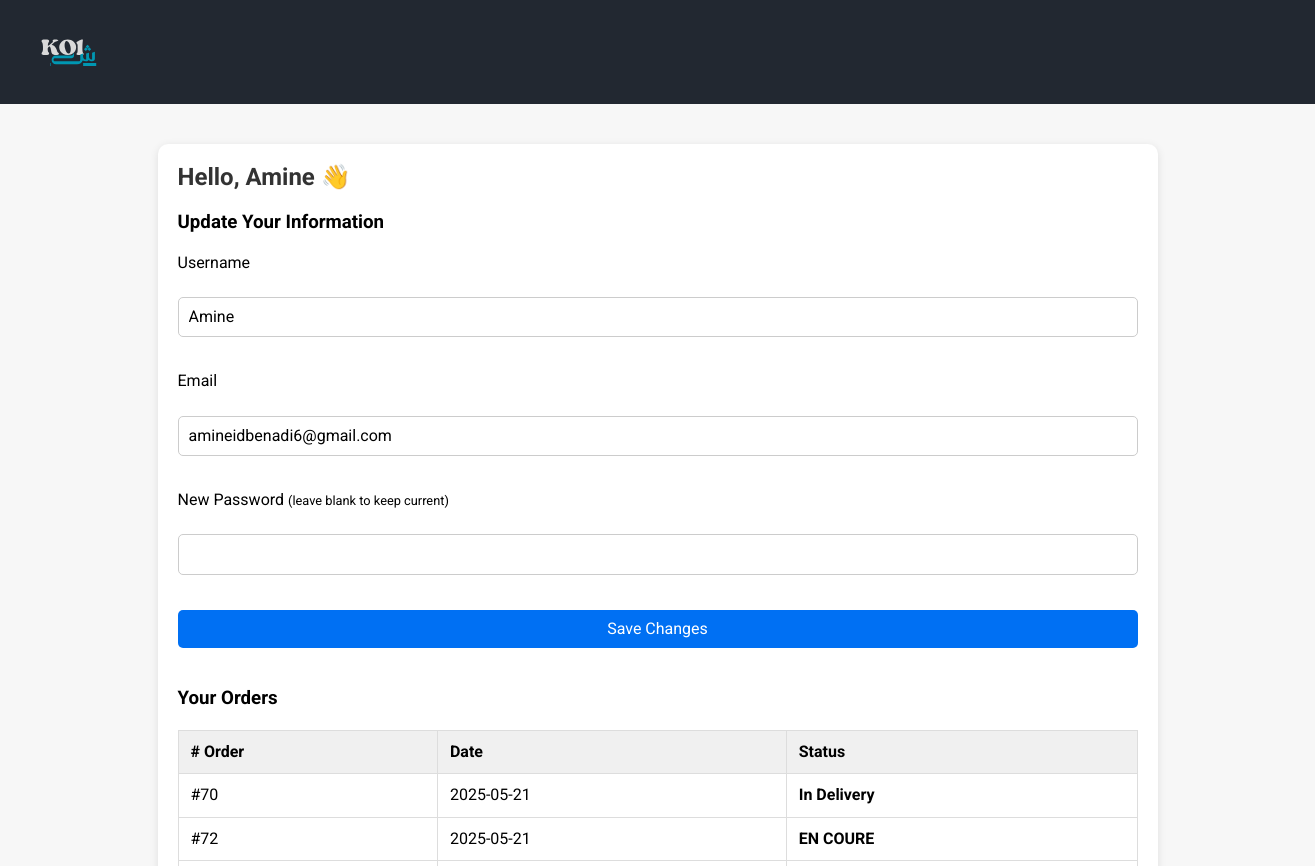
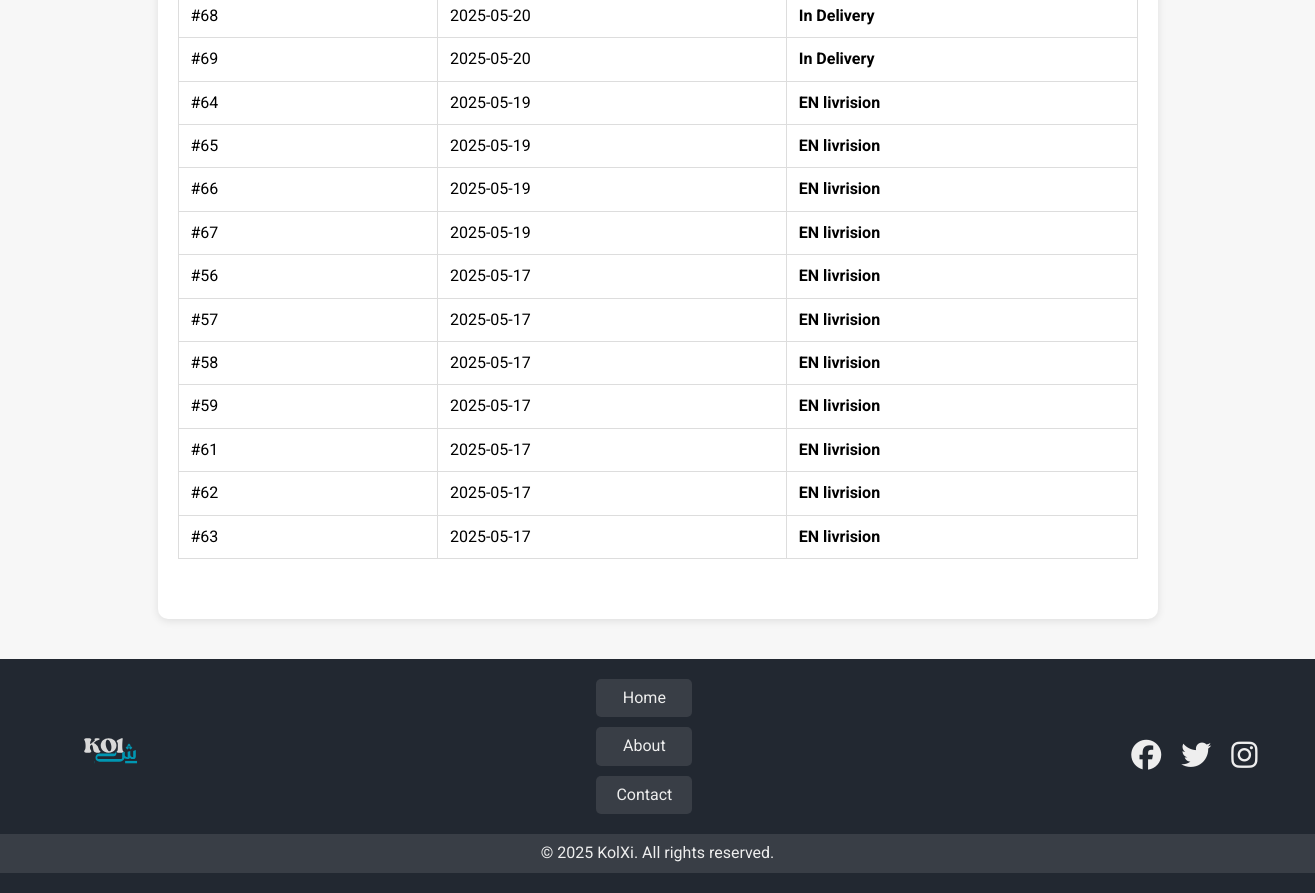
/profile.php (signed in), run on the app's committed database (2 pictures, top to bottom).
### tables this page shows
CREATE TABLE `client` (
  `ID` int NOT NULL,
  `Nom` varchar(100) DEFAULT NULL,
  `Email` varchar(100) NOT NULL,
  `Motdepass` varchar(255) NOT NULL,
  `Tel` varchar(20) DEFAULT NULL,
  `Ville` varchar(255) DEFAULT NULL,
  `Address` text,
  `Dateinsecription` date DEFAULT NULL
);

CREATE TABLE `commande` (
  `Num` int NOT NULL,
  `DateCommande` date NOT NULL,
  `IDClient` int NOT NULL,
  `Statut` varchar(50) NOT NULL,
  `AdresseLivraison` text
);

### profile.php (the view, shortened to what this page needs)
<?php
require_once('Connection.php');
$userId = $_SESSION['user_id'];
$user = mysqli_fetch_assoc(mysqli_query($conn, "SELECT * FROM client WHERE ID=$userId"));
$orders = mysqli_query($conn, "SELECT * FROM commande WHERE IDClient=$userId ORDER BY DateCommande DESC");
?>
<!DOCTYPE html>
<html lang="en">
<head>
    <link rel="stylesheet" href="css/normalized.css">
    <link rel="stylesheet" href="css/kolchi.css">
    <link rel="stylesheet" href="css/profile.css">
    <link rel="stylesheet" href="css/all.min.css">
</head>
<body>
<header class="header">
    <div class="container">
        <div class="logo">
            <a href="./index.php"><img src="./imgs/KOlش.svg" alt="logo" class="logo-img"></a>
        </div>
    </div>
</header>
<div class="profile-container">
    <h2>Hello, <?php echo htmlspecialchars($user['Nom']); ?> 👋</h2>
    <div class="profile-box">
        <h3>Update Your Information</h3>
        <form method="POST">
            <label>Username</label>
            <input type="text" name="username" value="<?php echo htmlspecialchars($user['Nom']); ?>" required>
            <label>Email</label>
            <input type="email" name="email" value="<?php echo htmlspecialchars($user['Email']); ?>" required>
            <label>New Password <small>(leave blank to keep current)</small></label>
            <input type="password" name="password">
            <button type="submit">Save Changes</button>
        </form>
    </div>
    <div class="orders">
        <h3>Your Orders</h3>
        <?php if (mysqli_num_rows($orders) > 0): ?>
            <table>
                <tr>
                    <th># Order</th>
                    <th>Date</th>
                    <th>Status</th>
                </tr>
                <?php while ($order = mysqli_fetch_assoc($orders)): ?>
                    <tr>
                        <td>#<?php echo $order['Num']; ?></td>
                        <td><?php echo $order['DateCommande']; ?></td>
                        <td class="status <?php echo $order['Statut']; ?>"><?php echo $order['Statut']; ?></td>
                    </tr>
                <?php endwhile; ?>
            </table>
        <?php else: ?>
            <p>No orders yet.</p>
        <?php endif; ?>
    </div>
</div>
    <footer class="footer">
        <div class="container">
            <div class="footer-content">
                <div class="footer-logo">
                    <img src="imgs/logo.svg" alt="logo" class="logo-img">
                </div>
                <div class="footer-links">
                    <ul>
                        <li><a href="./index.php">Home</a></li>
                        <li><a href="./about.php">About</a></li>
                        <li><a href="./contact.php">Contact</a></li>
                    </ul>
                </div>
                <div class="footer-socials">
                    <a href="#"><i class="fa-brands fa-facebook"></i></a>
                    <a href="#"><i class="fa-brands fa-twitter"></i></a>
                    <a href="#"><i class="fa-brands fa-instagram"></i></a>
                </div>
            </div>
        </div>
        <div class="footer-bottom">
            <p>&copy; 2025 KolXi. All rights reserved.</p>
        </div>
    </footer>
</body>
</html>

### css/kolchi.css (style rules this page uses)
* { margin: 0; padding: 0; box-sizing: border-box; }
:root { --mainColor:#222831; --secondColor:#393e46; --thirdColor:#00adb5; --fourthColor:#eeeeee; --mainPadding:15px; --mainBorderRadius:5px; }
body { font-family: "Roboto", sans-serif; }
@media (min-width: 576px) { .container { width:540px; } }
@media (min-width: 768px) { .container { width:750px; } }
@media (min-width: 992px) { .container { width:970px; } }
@media (min-width: 1200px) { .container { width:1300px; } }
a { text-decoration: none; }
ul { list-style: none; }
li { list-style: none; }
.container { padding-left: var(--mainPadding); padding-right: var(--mainPadding); margin: 0 auto; }
.header { padding: 5px; background-color: var(--mainColor); position: relative; }
.header .container { color: var(--fourthColor); display: flex; justify-content: space-between; align-items: center; text-align: center; position: relative; }
.logo { margin-right: 50px; }
.logo-img { width: 90px; height: 90px; }
@media (min-width: 768px) { .logo-img { width: 50px; height: 50px; } }
@media (min-width: 992px) { .logo-img { width: 70px; height: 70px; } }
@media (min-width: 1200px) { .logo-img { width: 90px; height: 90px; } }
.footer { background-color: var(--mainColor); padding: 20px 0; color: var(--fourthColor); text-align: center; position: relative; }
.footer .container { display: flex; align-items: center; justify-content: center; flex-direction: column; }
.footer-content { display: flex; align-items: center; justify-content: space-between; flex-wrap: wrap; width: 100%; max-width: 1200px; margin: 10 auto; }
.footer-content .footer-logo { width: 100px; height: 100px; }
.footer-content .footer-logo img { width: 100%; height: 100%; object-fit: cover; }
.footer-links ul { display: flex; align-items: center; justify-content: center; flex-direction: column; gap: 10px; }
.footer-links ul li { padding: 10px 20px; background-color: var(--secondColor); border-radius: var(--mainBorderRadius); width: 100%; text-align: center; }
.footer-links ul li a { color: var(--fourthColor); border-radius: var(--mainBorderRadius); font-size: 16px; }
.footer-socials { display: flex; align-items: center; justify-content: center; gap: 20px; margin-top: 20px; font-size: 30px; color: var(--fourthColor); }
.footer-socials a { color: var(--fourthColor); font-size: 30px; transition: all 0.5s ease-in-out; }
.footer-bottom { background-color: var(--secondColor); padding: 10px 0; color: var(--fourthColor); text-align: center; position: relative; margin-top: 20px; }

### css/profile.css (style rules this page uses)
body { font-family: 'Roboto', sans-serif; background: #f7f7f7; margin: 0; padding: 0; }
.profile-container { max-width: 900px; margin: 40px auto; background: #fff; padding: 30px; border-radius: 10px; box-shadow: 0 2px 8px rgba(0,0,0,0.1); }
.profile-container h2 { margin-bottom: 20px; color: #333; }
.profile-box form { display: flex; flex-direction: column; gap: 15px; }
input[type="text"], input[type="email"], input[type="password"] { padding: 10px; border-radius: 5px; border: 1px solid #ccc; }
button { padding: 10px; background: #2196f3; color: white; border: none; border-radius: 5px; cursor: pointer; }
.orders { margin-top: 40px; }
.orders table { width: 100%; border-collapse: collapse; }
.orders th, .orders td { padding: 12px; border: 1px solid #ddd; text-align: left; }
.orders th { background: #f0f0f0; }

### profile.php (style rules this page uses)
.profile-container { max-width: 1000px; margin: 40px auto; padding: 20px; background: #fff; border-radius: 10px; }
h2, h3 { margin-bottom: 20px; }
.profile-box, .orders { margin-bottom: 40px; }
form input[type="text"], form input[type="email"], form input[type="password"] { display: block; width: 100%; padding: 10px; margin: 10px 0 20px; }
form button { padding: 10px 20px; background-color: #0070f3; color: white; border: none; border-radius: 5px; }
table { width: 100%; border-collapse: collapse; margin-top: 10px; }
th, td { padding: 12px; text-align: center; border: 1px solid #ddd; }
.status { font-weight: bold; }

### data on the page
client: Nom "Amine", username "Amine", email "amineidbenadi6@gmail.com"
commande: Num "70", DateCommande "2025-05-21", Statut "In Delivery"
commande: Num "72", DateCommande "2025-05-21", Statut "EN COURE"
commande: Num "68", DateCommande "2025-05-20", Statut "In Delivery"
commande: Num "69", DateCommande "2025-05-20", Statut "In Delivery"
commande: Num "64", DateCommande "2025-05-19", Statut "EN livrision"
commande: Num "65", DateCommande "2025-05-19", Statut "EN livrision"
commande: Num "66", DateCommande "2025-05-19", Statut "EN livrision"
commande: Num "67", DateCommande "2025-05-19", Statut "EN livrision"
commande: Num "56", DateCommande "2025-05-17", Statut "EN livrision"
commande: Num "57", DateCommande "2025-05-17", Statut "EN livrision"
commande: Num "58", DateCommande "2025-05-17", Statut "EN livrision"
commande: Num "59", DateCommande "2025-05-17", Statut "EN livrision"
commande: Num "61", DateCommande "2025-05-17", Statut "EN livrision"
commande: Num "62", DateCommande "2025-05-17", Statut "EN livrision"
commande: Num "63", DateCommande "2025-05-17", Statut "EN livrision"
